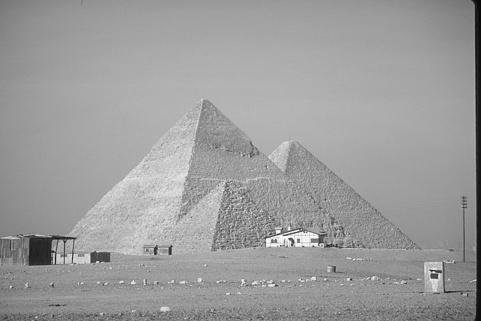
#> input picture Answers/images/161062.jpg, 481 x 321 px
$ python Ansewer5_1.py
#> lines starting #> are read from the running program, lines starting #| are printed output that depends on the picture
# -*- coding: utf-8 -*-

"""

Spyder Editor


This is a temporary script file.

"""

import numpy as np

import pylab as plt

from PIL import Image

import math
I = Image.open( "..//images/161062.jpg")
#> I is the input picture: PIL image 481x321 L; min 7, max 255, mean 156.3
# [4 lines of commented-out code are left out]

imgArr = np.array(I)

imgArrr=np.array(I)

Image.fromarray(imgArr).show()

his = np.zeros(256)

prob = np.zeros(256)

#create array

for i in range(imgArr.shape[0]):

    for j in range(imgArr.shape[1]):

        his[imgArr[i, j]] = his[imgArr[i, j]] + 1
#> after the loop, his = 256 values, max 4149 at index 162, min 0 at index 0, mean 603.1

for i in range(256):

    prob[i]=his[i]/(imgArr.shape[0]*imgArr.shape[1])
#> after the loop, prob = 256 values, max 0.0269 at index 162, min 0 at index 0, mean 0.00391

plt.plot(prob)

plt.show()
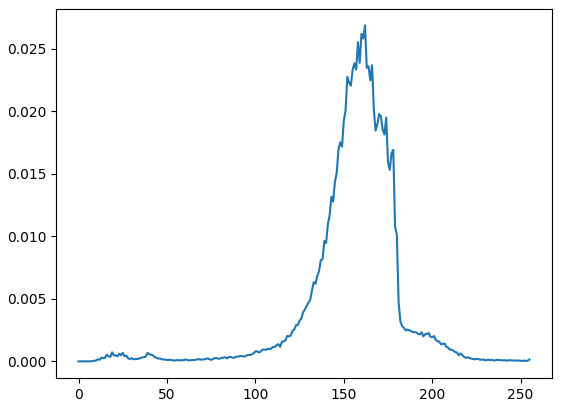
#> figure drawn by matplotlib, 1 panel; curve peaks at x = 162, y = 0.0269

#show a picture of probability before operation

plt.plot(his)

plt.show()
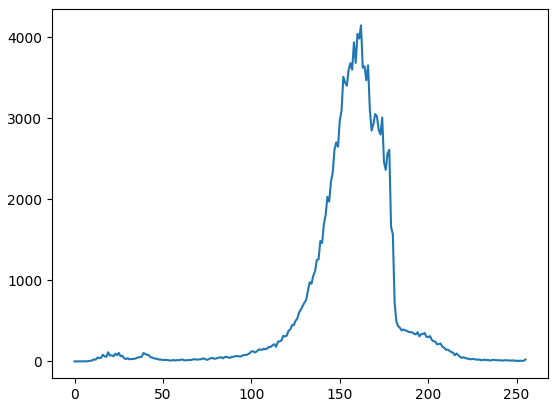
#> figure drawn by matplotlib, 1 panel; curve peaks at x = 162, y = 4149

#show a histogram before operation

E=0

C=0

for j in range(256):

    A=0

    B=0


    for i in range(j):

        if prob[i]>0:

            A=A-prob[i]*math.log(prob[i])

    for i in range(256-j):

        if prob[i]>0:

            B=B-prob[i]*math.log(prob[i])

    if C<(A+B):

        C=A+B

        D=j
#> after the loop, C = 4.45; D = 31

cu=np.zeros(256)

for i in range(256):

    if i==0:

        cu[i]=prob[i]*255

    else:

         cu[i]=cu[i-1]+prob[i]*255
#> after the loop, cu = 256 values from 0 to 255

P=0

for i in range(imgArrr.shape[0]):

        for j in range(imgArrr.shape[1]):

            a= cu[imgArrr[i,j]]+0.5

            imgArrr[i,j]=int(a)
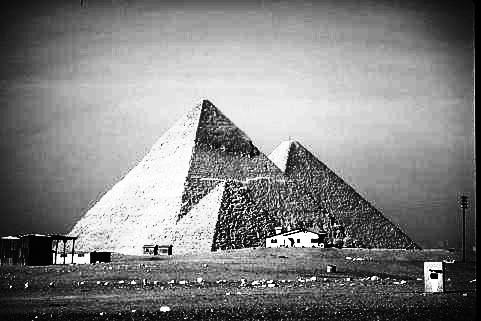
#> imgArrr: shape (321, 481); min 0, max 255, mean 129.6

#operation

Image.fromarray(imgArrr).show()

his2 = np.zeros(256)

prob = np.zeros(256)

for i in range(imgArr.shape[0]):

    for j in range(imgArr.shape[1]):

        his2[imgArrr[i, j]] = his2[imgArrr[i, j]] + 1
#> after the loop, his2 = 256 values, max 4149 at index 152, min 0 at index 24, mean 603.1

for i in range(256):

    prob[i]=his2[i]/(imgArr.shape[0]*imgArr.shape[1])
#> after the loop, prob = 256 values, max 0.0269 at index 152, min 0 at index 24, mean 0.00391

plt.plot(prob)

plt.show()
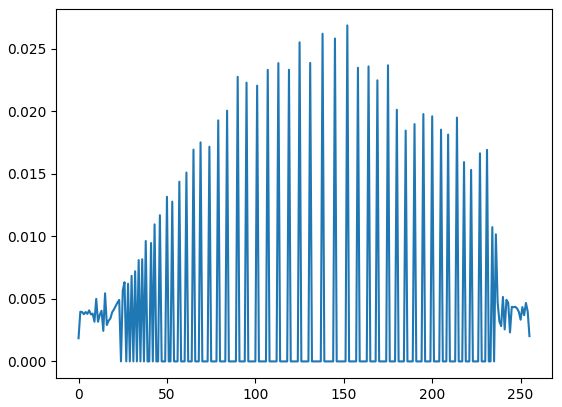
#> figure drawn by matplotlib, 1 panel; curve peaks at x = 152, y = 0.0269

#show a picture of probability after operation

plt.plot(his2)

plt.show()
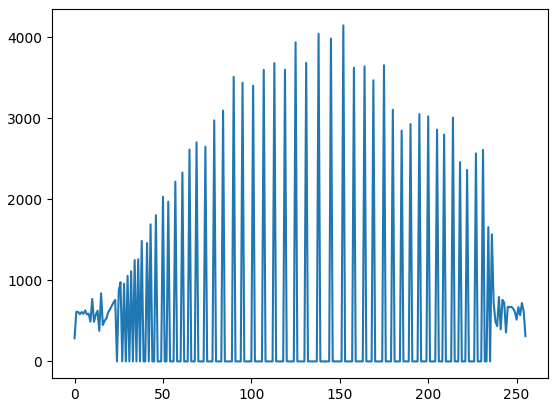
#> figure drawn by matplotlib, 1 panel; curve peaks at x = 152, y = 4149

#show a histogram after operation
